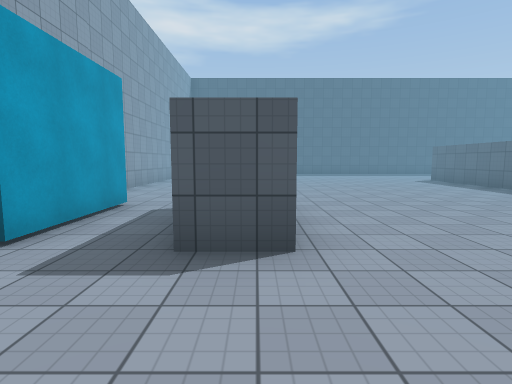
view 1 (above)

24 first-person views from a walk through a scene from a Unity 3-D project. The camera is 1.5 m above the floor, tilts 6° down and sees 80° across. The floor is counted in squares, 2 m on a side. Each view is taken from the middle of a square. On the plan, view 1 faces up. The plan holds only what a view shows up to about 10 squares ahead; the rest is blank. The place goes on beyond the plan. The player is left out. Some surface patterns are stand-ins.

view 2
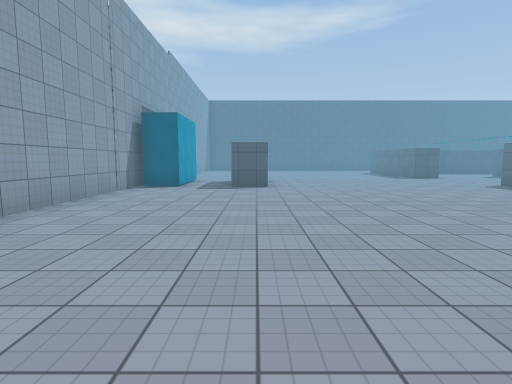

view 3
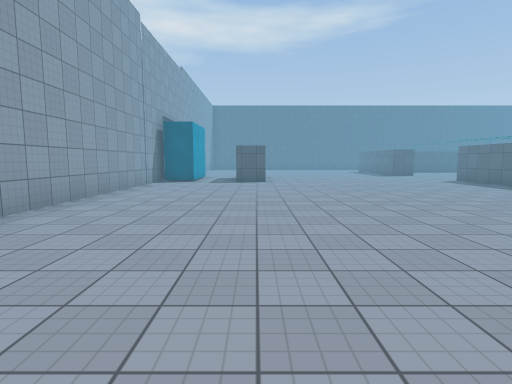

view 4
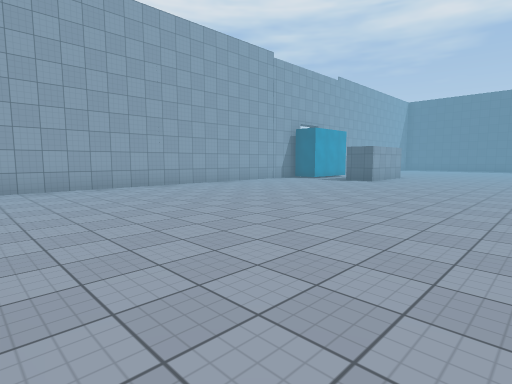

view 5
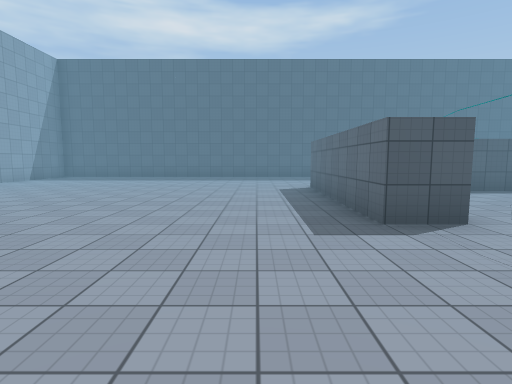

view 6
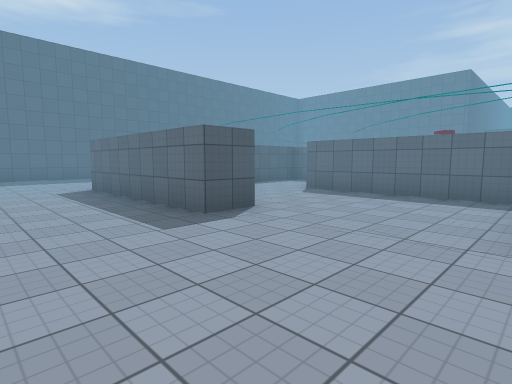

view 7
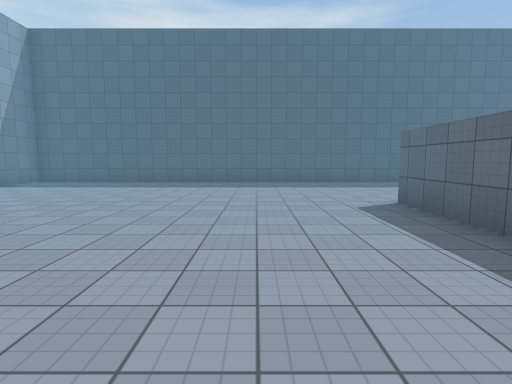

view 8
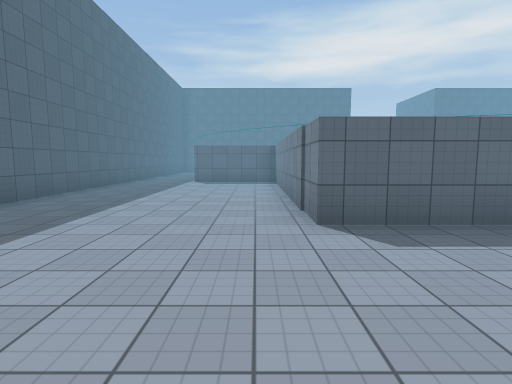

view 9
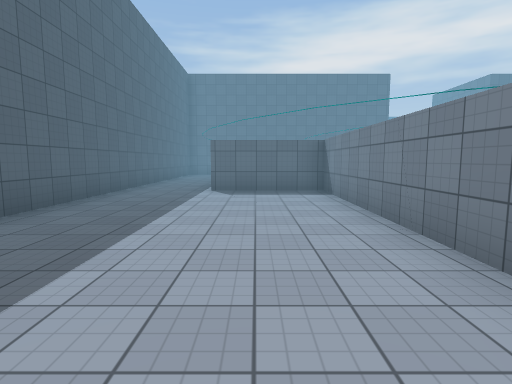

view 10
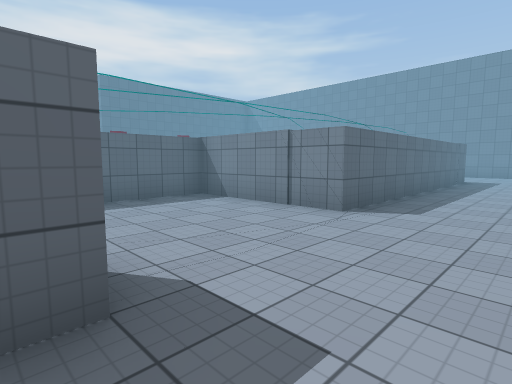

view 11
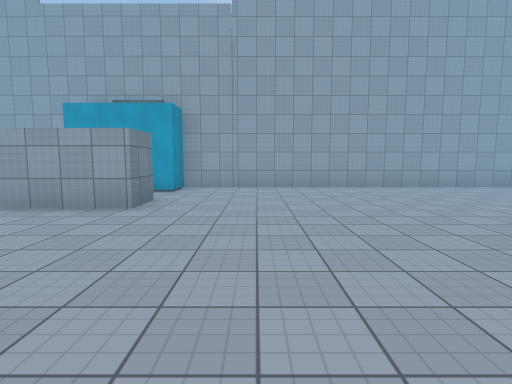

view 12
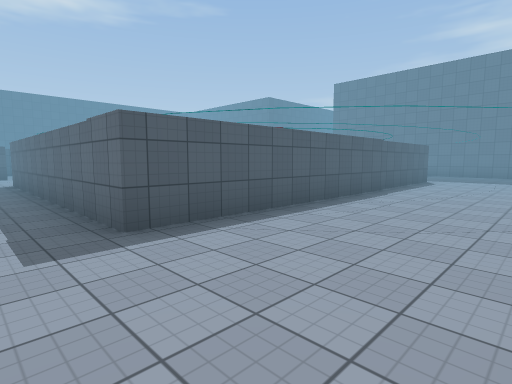

view 13
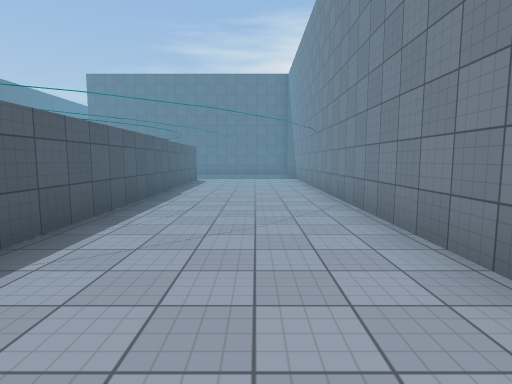

view 14
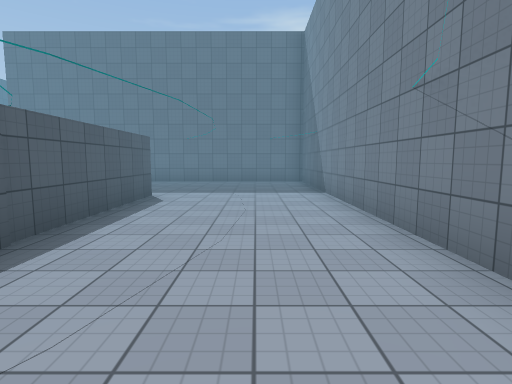

view 15
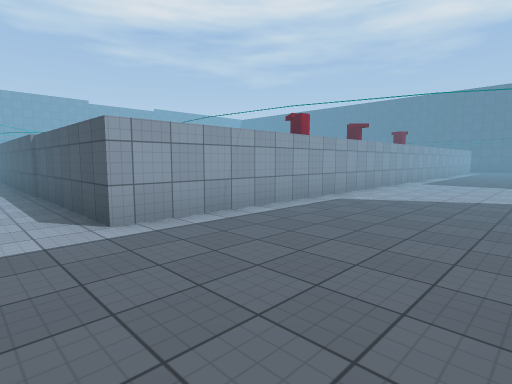

view 16
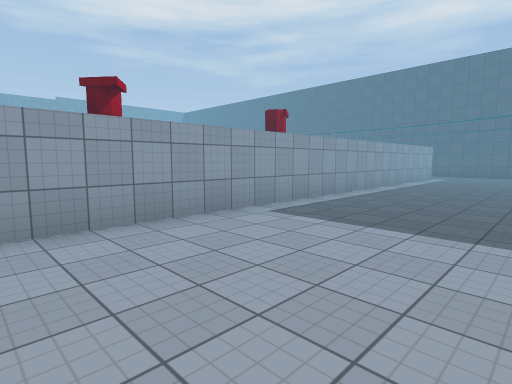

view 17
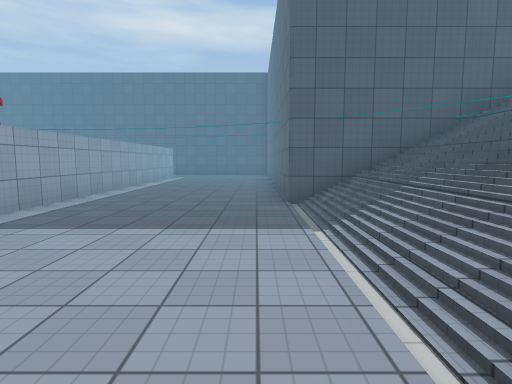

view 18
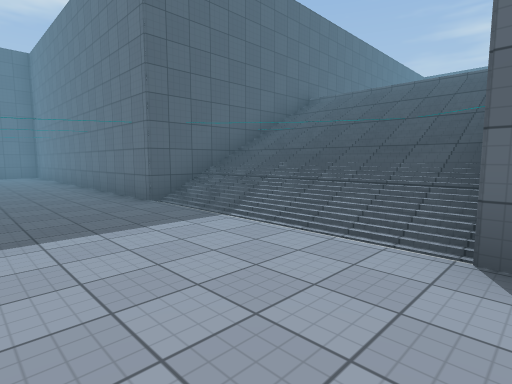

view 19
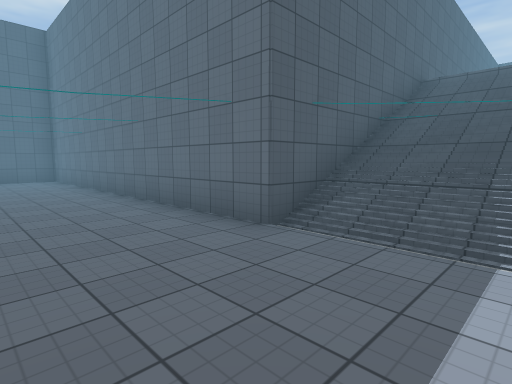

view 20
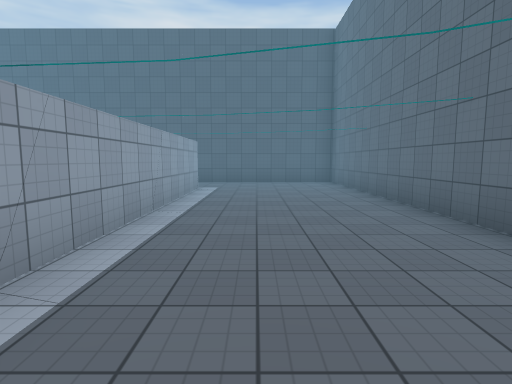

view 21
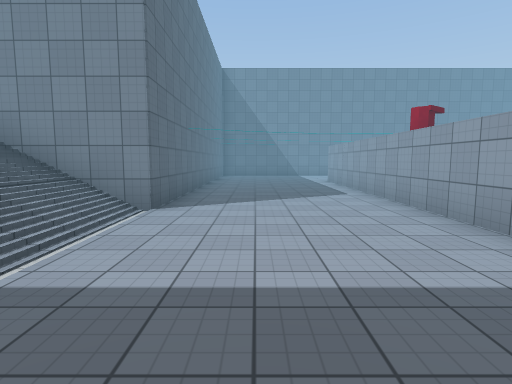

view 22
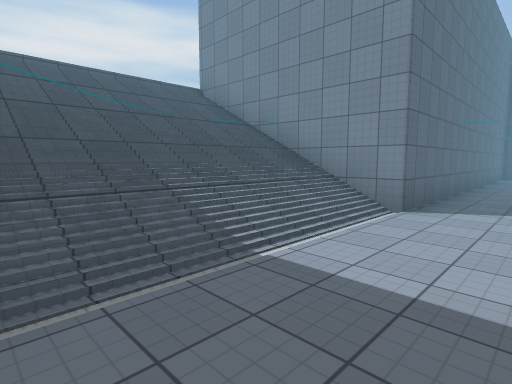

view 23
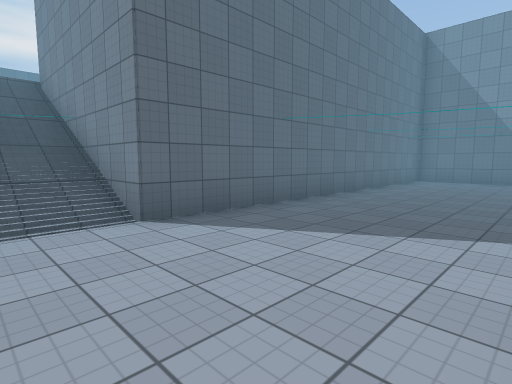

view 24
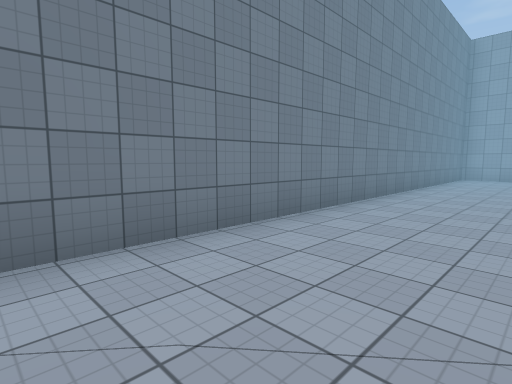

### Floor plan
Key: @ floor where view 1 was taken; # wall or solid block; . floor; / step, stairs or slope; = window, fence, low wall or low ledge; v drop or lower ground.
Columns run from 4 left of view 1 to 29 right of it. Each row starts with its distance up from view 1.
 17             #########   ##
 16 #.................... ....#
 15 #.........................#
 14 #.................#  #....#
 13 #.................#  #....#
 12 #.................#  #....#
 11 #..........########  #....#
 10 #..........#  ..     #....#
  9 #..........# ...     #....#
  8 #..........#....     #....#
  7 #..........#...#     #....#  ##=
  6 #..............#     #..../##//vvv
  5 ###.#..........#     #....//#//v
  4  ##.#..........#     #..../////v
  3 ###.#.......####     #..../////v
  2 #...........#        #..../////v
  1 #...........#        #....#####v
  0 #...@.......#        #....#
 -1 #...........#        #....#
 -2 #...........#        #....#
 -3 #...........#        #....#
 -4 #...........#    #####....#
 -5 #...........######........#
 -6 #.........................#
 -7 #.........................#
 -8   ........................#
 -9   ########################

Positions as (right, up) in squares from view 1, and headings:
1: (0, 0), facing up
2: (0, -6), facing up
3: (0, -8), facing up
4: (5, -8), facing up-left
5: (5, 3), facing up
6: (4, 3), facing up-right
7: (4, 6), facing up
8: (3, 12), facing right
9: (6, 13), facing right
10: (5, 7), facing down-right
11: (5, 7), facing left
12: (6, -8), facing up-right
13: (6, -7), facing right
14: (11, -7), facing right
15: (21, -6), facing up-left
16: (21, 1), facing up-left
17: (21, 1), facing up
18: (19, 1), facing up-right
19: (19, 4), facing up-right
20: (19, 6), facing up
21: (20, 6), facing down
22: (20, 6), facing down-right
23: (18, 3), facing down-right
24: (10, -6), facing down-left
